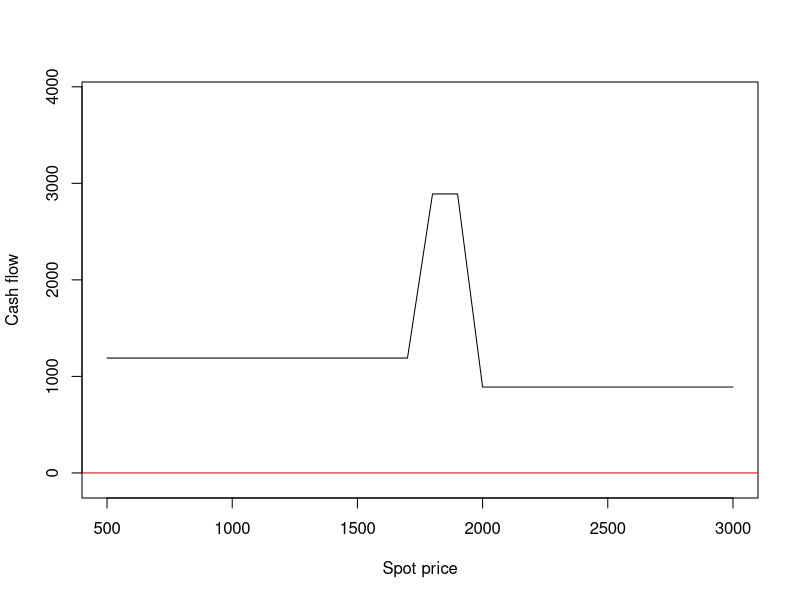
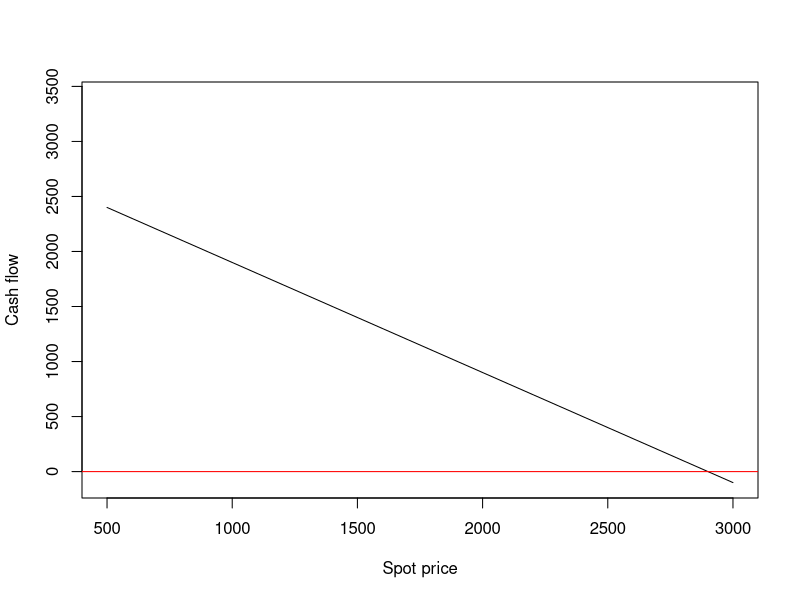
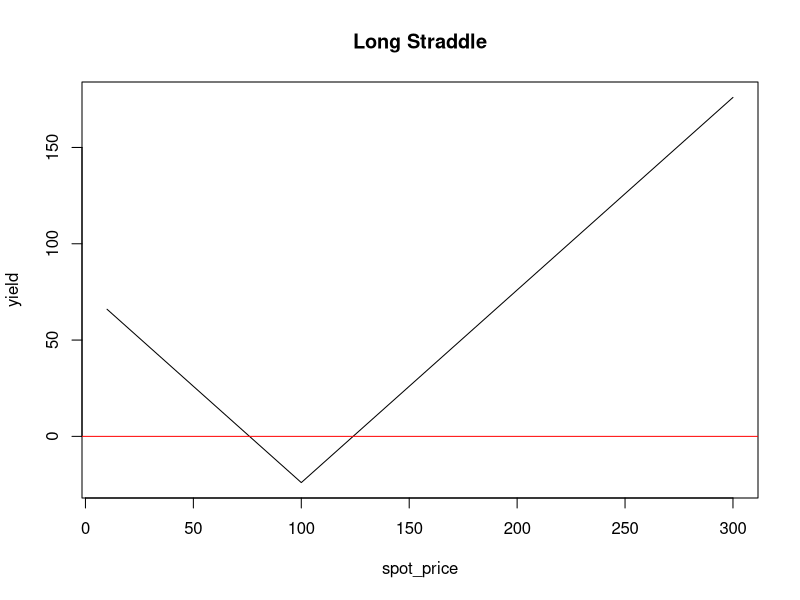

Generate these figures, in order, with R:
# Sales monthly forecast

sunny_day_prob = 0.8
rainy_day_prob = 1 - sunny_day_prob
mean_unit_sales_sunny_days = 50
mean_unit_sales_rainy_days = 35
sd_unit_sales_sunny_days = 8
sd_unit_sales_rainy_days = 5
unit_produced = 30
profit_rate = 0.60
loss_rate = 0.15

for (i in 1) {
  day = seq(i,30,1)
  random_prob = runif(30,0,1)
  weather = ifelse(random_prob <= rainy_day_prob, "Rain", "Sun")
  demand = round(ifelse(weather == "Rain", 
                        qnorm(p = runif(1, 0, 1), mean = mean_unit_sales_rainy_days, sd = sd_unit_sales_rainy_days),
                        qnorm(p = runif(1, 0, 1), mean = mean_unit_sales_sunny_days, sd = sd_unit_sales_sunny_days)), 0)
  sales = ifelse(demand > unit_produced, unit_produced, demand)
  unsale_units = ifelse(demand > unit_produced, 0,  unit_produced - demand)
  profit = sales * profit_rate
  loss = unsale_units * loss_rate
  results = profit - loss
  simulation = data.frame(day, random_prob, weather, demand, sales, unsale_units, profit, loss, results)
  result = sum(results)
  print(simulation)
  print(paste("Earnings = ",result))
}

# operative option coverage

unit_sale_price = 3500
unit_cost = -600
commodity_spot_price = 1800

long_call_strike = 2000
long_call_premium = -50
short_put_strike = 1700
short_put_premium = 40

spot_price = seq(500,3000,100)
call_cash_flow = ifelse(long_call_strike <= spot_price, -long_call_strike, 0)
put_cash_flow = ifelse(short_put_strike >= spot_price, -short_put_strike, 0)
premiums_cost = rep(short_put_premium + long_call_premium, length(spot_price))
cash_flow = ifelse(call_cash_flow + put_cash_flow + premiums_cost != 0, call_cash_flow + put_cash_flow + premiums_cost, -commodity_spot_price)
call_value = ifelse(long_call_strike < spot_price, spot_price - long_call_strike, 0)
put_value = ifelse(short_put_strike > spot_price, spot_price - short_put_strike, 0)

result_without_coverage = commodity_spot_price - spot_price
result_with_coverage = result_without_coverage + premiums_cost + call_value + put_value

unit_sale_price_vector = rep(unit_sale_price, length(spot_price))
unit_cost_vector = rep(unit_cost, length(spot_price))
yield_with_coverage = unit_sale_price_vector + unit_cost_vector + cash_flow
yield_without_coverage = unit_sale_price_vector + unit_cost_vector - spot_price

plot(y = yield_with_coverage, x =  spot_price, type = "l", ylab = "Cash flow", xlab = "Spot price", ylim = c(-100, max(yield_with_coverage) + 1000))
abline(h = 0, col = "red")

plot(y = yield_without_coverage, x =  spot_price, type = "l", ylab = "Cash flow", xlab = "Spot price", ylim = c(-100, max(yield_without_coverage) + 1000))
abline(h = 0, col = "red")

# financial option strategies

long_call_strike = 100
long_call_premium = -12
long_put_strike = 100
long_put_premium = -12

spot_price = seq(10,300,10)
call_value = ifelse(long_call_strike < spot_price, spot_price - long_call_strike, 0)
put_value = ifelse(long_put_strike > spot_price, long_put_strike - spot_price, 0)
premiums_cost = rep(long_call_premium + long_put_premium, length(spot_price))
yield = call_value + put_value + premiums_cost
plot(y = yield, x = spot_price, type = "l", main = "Long Straddle")
abline(h = 0, col = "red")
